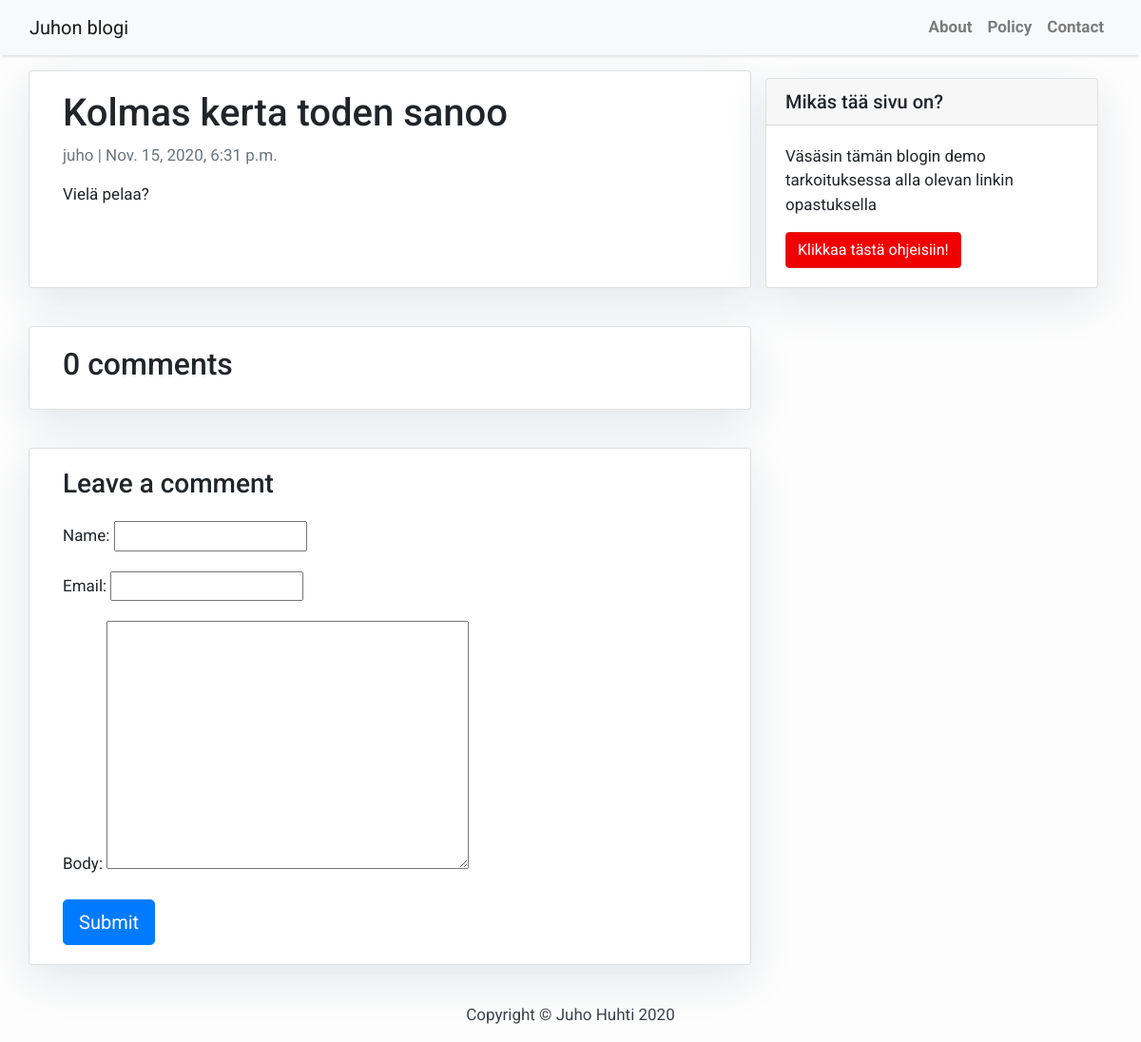
Screenshot of /kolmas-kerta-toden-sanoo/ with the database file from the repository.
### blog/models.py (models this page shows, shortened)
class Post(models.Model):
    title = models.CharField(max_length=200, unique=True)
    slug = models.SlugField(max_length=200, unique=True)
    author = models.ForeignKey(User, on_delete= models.CASCADE,related_name='blog_posts')
    updated_on = models.DateTimeField(auto_now= True)
    content = models.TextField()
    created_on = models.DateTimeField(auto_now_add=True)
    status = models.IntegerField(choices=STATUS, default=0)
    class Meta:
        ordering = ['-created_on']

### blog/views.py (the view)
# urls.py: path('<slug:slug>/', views.post_detail, name='post_detail'),
def post_detail(request, slug):
    template_name = 'post_detail.html'
    post = get_object_or_404(Post, slug=slug)
    comments = post.comments.filter(active=True)
    new_comment = None
    if request.method == 'POST':
        comment_form = CommentForm(data=request.POST)
        if comment_form.is_valid():
            new_comment = comment_form.save(commit=False)
            new_comment.post = post
            new_comment.save()
    else:
        comment_form = CommentForm()
    return render(request, template_name, {'post': post,
                                           'comments': comments,
                                           'new_comment': new_comment,
                                           'comment_form': comment_form})

### blog/forms.py
class CommentForm(forms.ModelForm):
    class Meta:
        model = Comment
        fields = ('name', 'email', 'body')

### templates/post_detail.html (shortened to what this page needs)
{% extends 'base.html' %} {% block content %}
<div class="container">
  <div class="row">
    <div class="col-md-8 card mb-4 mt-3 left top">
      <div class="card-body">
        <h1>{% block title %} {{ post.title }} {% endblock title %}</h1>
        <p class="text-muted">{{ post.author }} | {{ post.created_on }}</p>
        <p class="card-text">{{ post.content | safe }}</p>
      </div>
    </div>
    {% block sidebar %} {% include 'sidebar.html' %} {% endblock sidebar %}
    <div class="col-md-8 card mb-4 mt-3">
      <div class="card-body">
        <h2>{{ comments.count }} comments</h2>
      </div>
    </div>
    <div class="col-md-8 card mb-4 mt-3">
      <div class="card-body">
        {% if new_comment %}
        <div class="alert alert-success" role="alert">
          Your comment is awaiting moderation
        </div>
        {% else %}
        <h3>Leave a comment</h3>
        <form method="post" style="margin-top: 1.3em">
          {{ comment_form.as_p }} {% csrf_token %}
          <button type="submit" class="btn btn-primary btn-lg">Submit</button>
        </form>
        {% endif %}
      </div>
    </div>
  </div>
</div>
{% endblock content %}

### templates/base.html (style rules this page uses)
body { font-family: "Roboto", sans-serif; font-size: 17px; background-color: #fdfdfd; }

### templates/sidebar.html (style rules this page uses)
.card { box-shadow: 0 16px 48px #e3e7eb; }

### rows the page displays
Post: title "Kolmas kerta toden sanoo", author "juho", created_on "Nov. 15, 2020, 6:31 p.m.", content "Vielä pelaa?"

### other values shown
{{ comments.count }} "0"
